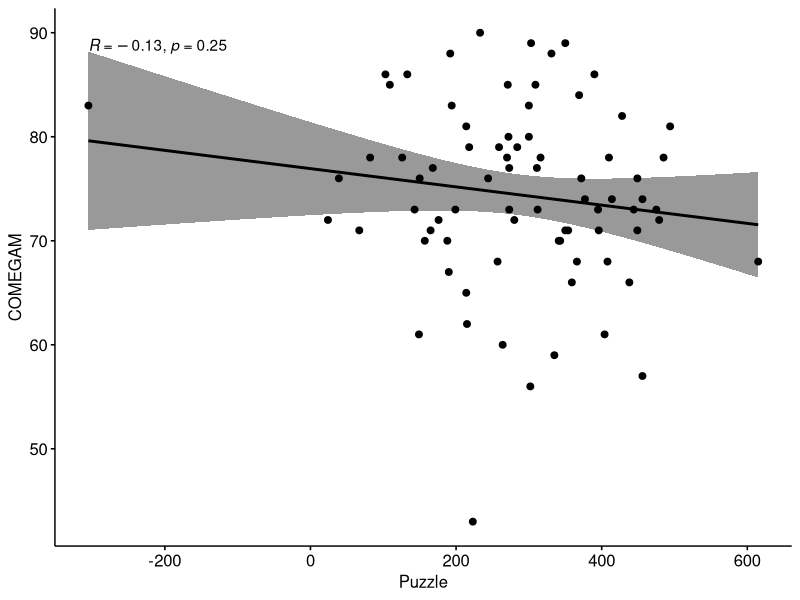
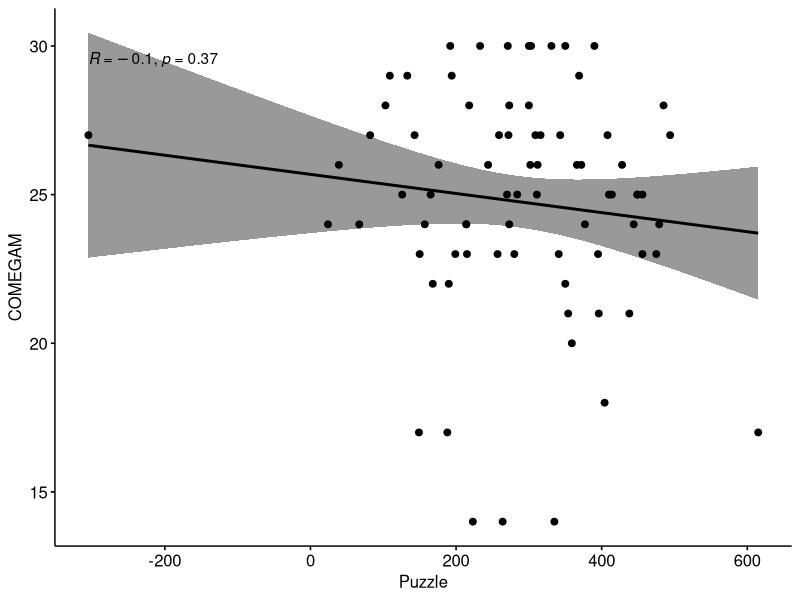
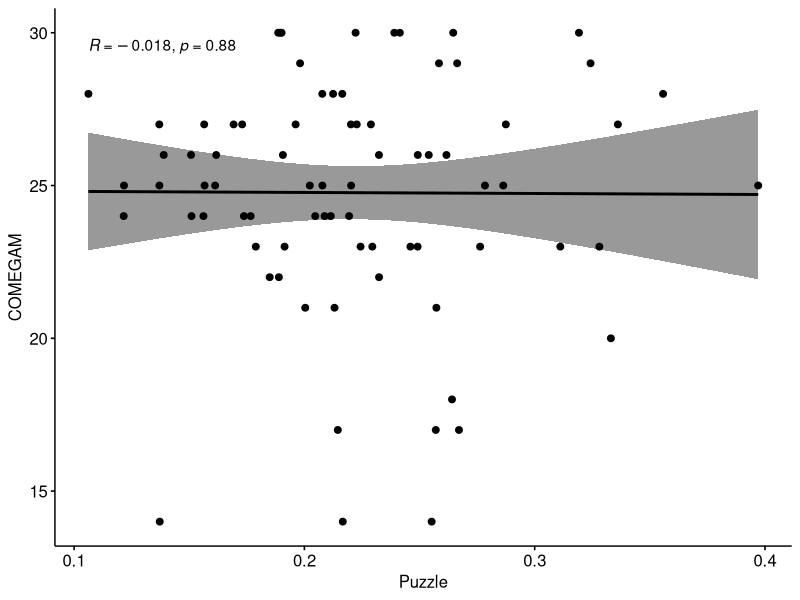
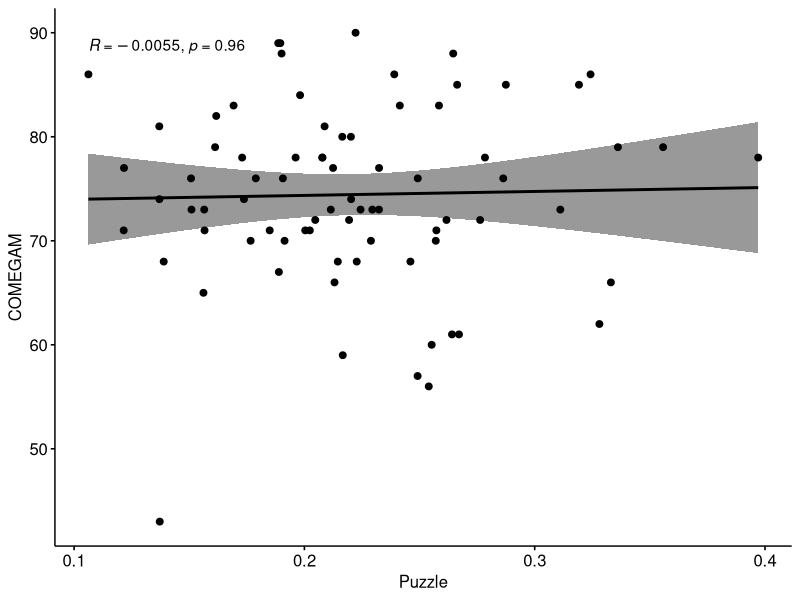
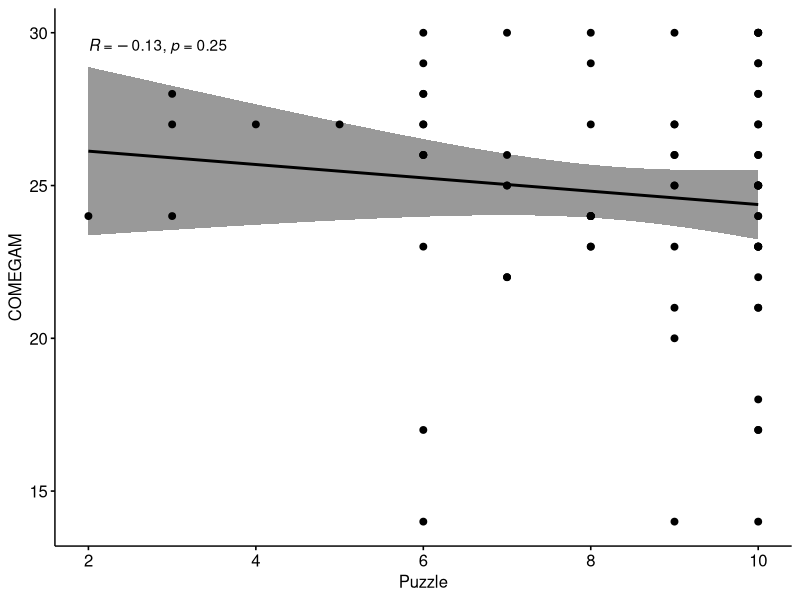
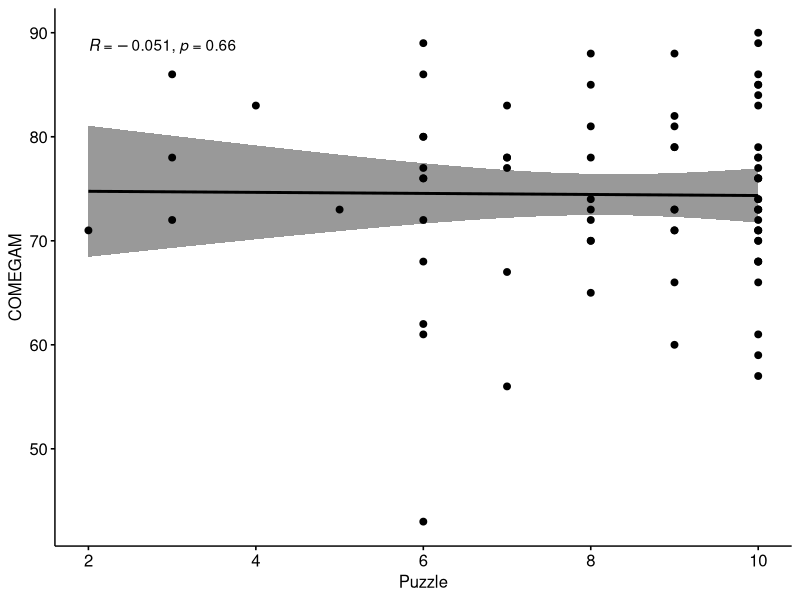
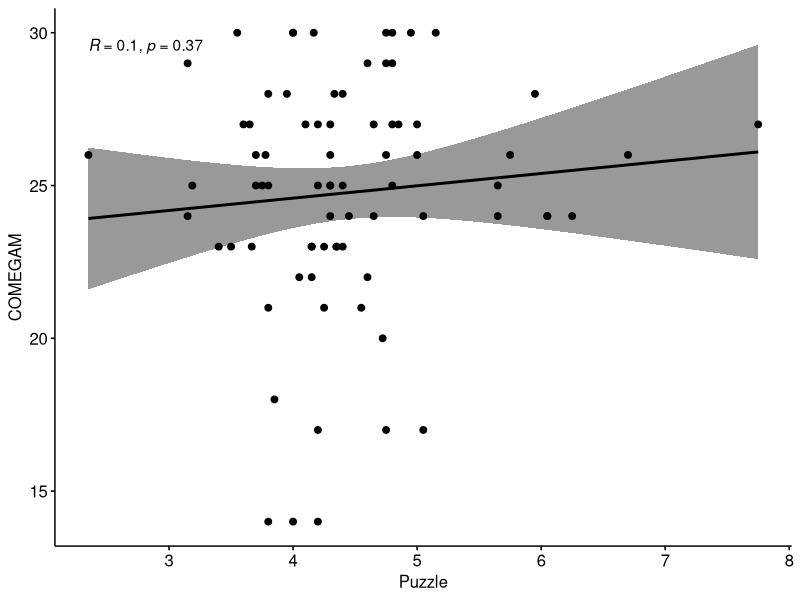
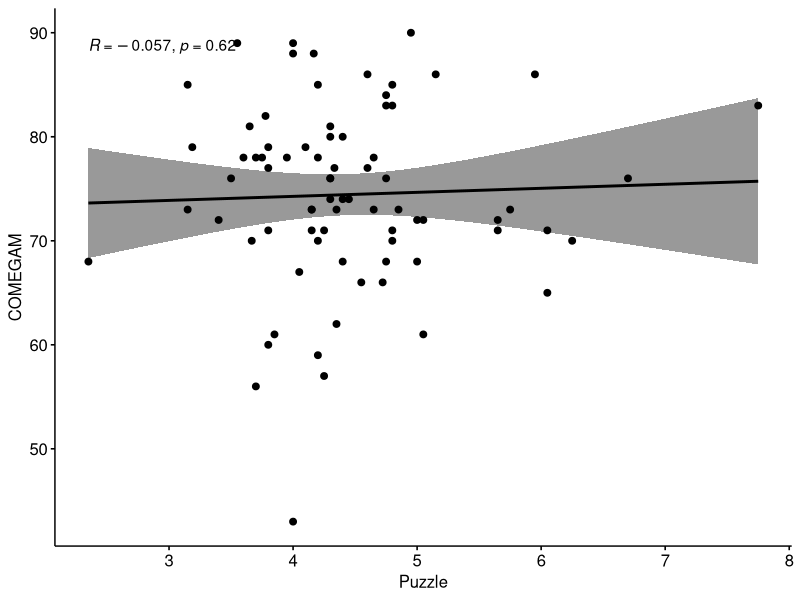

The R source for these figures, in order:
library(readr)
library(stats)
library(ggpubr)
data <- read_csv("PuzzTaskResults_Adults.csv")
ggscatter(data, x = "PredDiff", y = "MR", 
          add = "reg.line", conf.int = TRUE, 
          cor.coef = TRUE, cor.method = "spearman",
          xlab = "Puzzle", ylab = "COMEGAM")
ggscatter(data, x = "PredDiff", y = "Plan", 
          add = "reg.line", conf.int = TRUE, 
          cor.coef = TRUE, cor.method = "spearman",
          xlab = "Puzzle", ylab = "COMEGAM")
ggscatter(data, x = "avgPlanall", y = "Plan", 
          add = "reg.line", conf.int = TRUE, 
          cor.coef = TRUE, cor.method = "spearman",
          xlab = "Puzzle", ylab = "COMEGAM")
ggscatter(data, x = "avgPlanall", y = "MR", 
          add = "reg.line", conf.int = TRUE, 
          cor.coef = TRUE, cor.method = "spearman",
          xlab = "Puzzle", ylab = "COMEGAM")
ggscatter(data, x = "SAT", y = "Plan", 
          add = "reg.line", conf.int = TRUE, 
          cor.coef = TRUE, cor.method = "spearman",
          xlab = "Puzzle", ylab = "COMEGAM")
ggscatter(data, x = "SAT", y = "MR", 
          add = "reg.line", conf.int = TRUE, 
          cor.coef = TRUE, cor.method = "spearman",
          xlab = "Puzzle", ylab = "COMEGAM")
ggscatter(data, x = "RankDiffall", y = "Plan", 
          add = "reg.line", conf.int = TRUE, 
          cor.coef = TRUE, cor.method = "spearman",
          xlab = "Puzzle", ylab = "COMEGAM")
ggscatter(data, x = "RankDiffall", y = "MR", 
          add = "reg.line", conf.int = TRUE, 
          cor.coef = TRUE, cor.method = "spearman",
          xlab = "Puzzle", ylab = "COMEGAM")
ggscatter(data, x = "avgSDall", y = "Monitor", 
          add = "reg.line", conf.int = TRUE, 
          cor.coef = TRUE, cor.method = "spearman",
          xlab = "Puzzle", ylab = "COMEGAM")
ggscatter(data, x = "avgSDall", y = "MR", 
          add = "reg.line", conf.int = TRUE, 
          cor.coef = TRUE, cor.method = "spearman",
          xlab = "Puzzle", ylab = "COMEGAM")
ggscatter(data, x = "AvgPredAcc", y = "Monitor", 
          add = "reg.line", conf.int = TRUE, 
          cor.coef = TRUE, cor.method = "spearman",
          xlab = "Puzzle", ylab = "COMEGAM")
ggscatter(data, x = "AvgPredAcc", y = "MR", 
          add = "reg.line", conf.int = TRUE, 
          cor.coef = TRUE, cor.method = "spearman",
          xlab = "Puzzle", ylab = "COMEGAM")
ggscatter(data, x = "ClicksAll", y = "Monitor", 
          add = "reg.line", conf.int = TRUE, 
          cor.coef = TRUE, cor.method = "spearman",
          xlab = "Puzzle", ylab = "COMEGAM")
ggscatter(data, x = "ClicksAll", y = "MR", 
          add = "reg.line", conf.int = TRUE, 
          cor.coef = TRUE, cor.method = "spearman",
          xlab = "Puzzle", ylab = "COMEGAM")
ggscatter(data, x = "NoWrinTime", y = "Monitor", 
          add = "reg.line", conf.int = TRUE, 
          cor.coef = TRUE, cor.method = "spearman",
          xlab = "Puzzle", ylab = "COMEGAM")
ggscatter(data, x = "NoWrinTime", y = "MR", 
          add = "reg.line", conf.int = TRUE, 
          cor.coef = TRUE, cor.method = "spearman",
          xlab = "Puzzle", ylab = "COMEGAM")
ggscatter(data, x = "CJTime", y = "Eval", 
          add = "reg.line", conf.int = TRUE, 
          cor.coef = TRUE, cor.method = "spearman",
          xlab = "Puzzle", ylab = "COMEGAM")
ggscatter(data, x = "CJTime", y = "MR", 
          add = "reg.line", conf.int = TRUE, 
          cor.coef = TRUE, cor.method = "spearman",
          xlab = "Puzzle", ylab = "COMEGAM")
ggscatter(data, x = "RefTimeAcc", y = "Eval", 
          add = "reg.line", conf.int = TRUE, 
          cor.coef = TRUE, cor.method = "spearman",
          xlab = "Puzzle", ylab = "COMEGAM")
ggscatter(data, x = "RefTimeAcc", y = "MR", 
          add = "reg.line", conf.int = TRUE, 
          cor.coef = TRUE, cor.method = "spearman",
          xlab = "Puzzle", ylab = "COMEGAM")
ggscatter(data, x = "CJPuzzles", y = "Eval", 
          add = "reg.line", conf.int = TRUE, 
          cor.coef = TRUE, cor.method = "spearman",
          xlab = "Puzzle", ylab = "COMEGAM")
ggscatter(data, x = "CJPuzzles", y = "MR", 
          add = "reg.line", conf.int = TRUE, 
          cor.coef = TRUE, cor.method = "spearman",
          xlab = "Puzzle", ylab = "COMEGAM")
ggscatter(data, x = "RefPuzzAcc", y = "Eval", 
          add = "reg.line", conf.int = TRUE, 
          cor.coef = TRUE, cor.method = "spearman",
          xlab = "Puzzle", ylab = "COMEGAM")
ggscatter(data, x = "RefPuzzAcc", y = "MR", 
          add = "reg.line", conf.int = TRUE, 
          cor.coef = TRUE, cor.method = "spearman",
          xlab = "Puzzle", ylab = "COMEGAM")
ggscatter(data, x = "CJAvg", y = "Eval", 
          add = "reg.line", conf.int = TRUE, 
          cor.coef = TRUE, cor.method = "spearman",
          xlab = "Puzzle", ylab = "COMEGAM")
ggscatter(data, x = "CJAvg", y = "MR", 
          add = "reg.line", conf.int = TRUE, 
          cor.coef = TRUE, cor.method = "spearman",
          xlab = "Puzzle", ylab = "COMEGAM")
ggscatter(data, x = "CJAvgAcc", y = "Eval", 
          add = "reg.line", conf.int = TRUE, 
          cor.coef = TRUE, cor.method = "spearman",
          xlab = "Puzzle", ylab = "COMEGAM")
ggscatter(data, x = "CJAvgAcc", y = "MR", 
          add = "reg.line", conf.int = TRUE, 
          cor.coef = TRUE, cor.method = "spearman",
          xlab = "Puzzle", ylab = "COMEGAM")
ggscatter(data, x = "SAT", y = "KT", 
          add = "reg.line", conf.int = TRUE, 
          cor.coef = TRUE, cor.method = "spearman",
          xlab = "Puzzle", ylab = "COMEGAM")
ggscatter(data, x = "SAT", y = "MK", 
          add = "reg.line", conf.int = TRUE, 
          cor.coef = TRUE, cor.method = "spearman",
          xlab = "Puzzle", ylab = "COMEGAM")
ggscatter(data, x = "PredDiff", y = "KT", 
          add = "reg.line", conf.int = TRUE, 
          cor.coef = TRUE, cor.method = "spearman",
          xlab = "Puzzle", ylab = "COMEGAM")
ggscatter(data, x = "PredDiff", y = "MK", 
          add = "reg.line", conf.int = TRUE, 
          cor.coef = TRUE, cor.method = "spearman",
          xlab = "Puzzle", ylab = "COMEGAM")
ggscatter(data, x = "RankDiffall", y = "KT", 
          add = "reg.line", conf.int = TRUE, 
          cor.coef = TRUE, cor.method = "spearman",
          xlab = "Puzzle", ylab = "COMEGAM")
ggscatter(data, x = "RankDiffall", y = "MK", 
          add = "reg.line", conf.int = TRUE, 
          cor.coef = TRUE, cor.method = "spearman",
          xlab = "Puzzle", ylab = "COMEGAM")
ggscatter(data, x = "StrategyNo", y = "KS", 
          add = "reg.line", conf.int = TRUE, 
          cor.coef = TRUE, cor.method = "spearman",
          xlab = "Puzzle", ylab = "COMEGAM")
ggscatter(data, x = "StrategyNo", y = "KP", 
          add = "reg.line", conf.int = TRUE, 
          cor.coef = TRUE, cor.method = "spearman",
          xlab = "Puzzle", ylab = "COMEGAM")
ggscatter(data, x = "StrategyNo", y = "MK", 
          add = "reg.line", conf.int = TRUE, 
          cor.coef = TRUE, cor.method = "spearman",
          xlab = "Puzzle", ylab = "COMEGAM")
ggscatter(data, x = "ImproveNo", y = "KS", 
          add = "reg.line", conf.int = TRUE, 
          cor.coef = TRUE, cor.method = "spearman",
          xlab = "Puzzle", ylab = "COMEGAM")
ggscatter(data, x = "ImproveNo", y = "KP", 
          add = "reg.line", conf.int = TRUE, 
          cor.coef = TRUE, cor.method = "spearman",
          xlab = "Puzzle", ylab = "COMEGAM")
ggscatter(data, x = "ImproveNo", y = "MK", 
          add = "reg.line", conf.int = TRUE, 
          cor.coef = TRUE, cor.method = "spearman",
          xlab = "Puzzle", ylab = "COMEGAM")
ggscatter(data, x = "NoWrinTime", y = "Q4", 
          add = "reg.line", conf.int = TRUE, 
          cor.coef = TRUE, cor.method = "spearman",
          xlab = "Puzzle", ylab = "COMEGAM")
ggscatter(data, x = "NoWrinTime", y = "Q18", 
          add = "reg.line", conf.int = TRUE, 
          cor.coef = TRUE, cor.method = "spearman",
          xlab = "Puzzle", ylab = "COMEGAM")
ggscatter(data, x = "PredDiff", y = "Q13", 
          add = "reg.line", conf.int = TRUE, 
          cor.coef = TRUE, cor.method = "spearman",
          xlab = "Puzzle", ylab = "COMEGAM")
ggscatter(data, x = "SAT", y = "Q13", 
          add = "reg.line", conf.int = TRUE, 
          cor.coef = TRUE, cor.method = "spearman",
          xlab = "Puzzle", ylab = "COMEGAM")
ggscatter(data, x = "StrategyNo", y = "Q21", 
          add = "reg.line", conf.int = TRUE, 
          cor.coef = TRUE, cor.method = "spearman",
          xlab = "Puzzle", ylab = "COMEGAM")
ggscatter(data, x = "CJTime", y = "Q28", 
          add = "reg.line", conf.int = TRUE, 
          cor.coef = TRUE, cor.method = "spearman",
          xlab = "Puzzle", ylab = "COMEGAM")
ggscatter(data, x = "CJPuzzles", y = "Q28", 
          add = "reg.line", conf.int = TRUE, 
          cor.coef = TRUE, cor.method = "spearman",
          xlab = "Puzzle", ylab = "COMEGAM")
ggscatter(data, x = "RefTimeAcc", y = "Q28", 
          add = "reg.line", conf.int = TRUE, 
          cor.coef = TRUE, cor.method = "spearman",
          xlab = "Puzzle", ylab = "COMEGAM")
ggscatter(data, x = "RefPuzzAcc", y = "Q28", 
          add = "reg.line", conf.int = TRUE, 
          cor.coef = TRUE, cor.method = "spearman",
          xlab = "Puzzle", ylab = "COMEGAM")
ggscatter(data, x = "ImproveNo", y = "Q30", 
          add = "reg.line", conf.int = TRUE, 
          cor.coef = TRUE, cor.method = "spearman",
          xlab = "Puzzle", ylab = "COMEGAM")
ggscatter(data, x = "PuzzAcc", y = "Score", 
          add = "reg.line", conf.int = TRUE, 
          cor.coef = TRUE, cor.method = "spearman",
          xlab = "Puzzle", ylab = "COMEGAM")
ggscatter(data, x = "CJAvg", y = "Q28", 
          add = "reg.line", conf.int = TRUE, 
          cor.coef = TRUE, cor.method = "spearman",
          xlab = "Puzzle", ylab = "COMEGAM")
ggscatter(data, x = "CJAvgAcc", y = "Q28", 
          add = "reg.line", conf.int = TRUE, 
          cor.coef = TRUE, cor.method = "spearman",
          xlab = "Puzzle", ylab = "COMEGAM")
